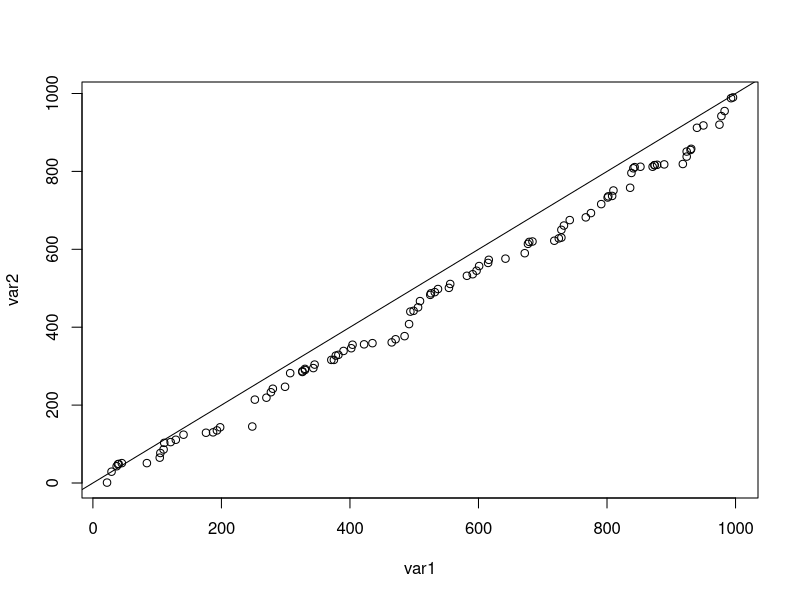
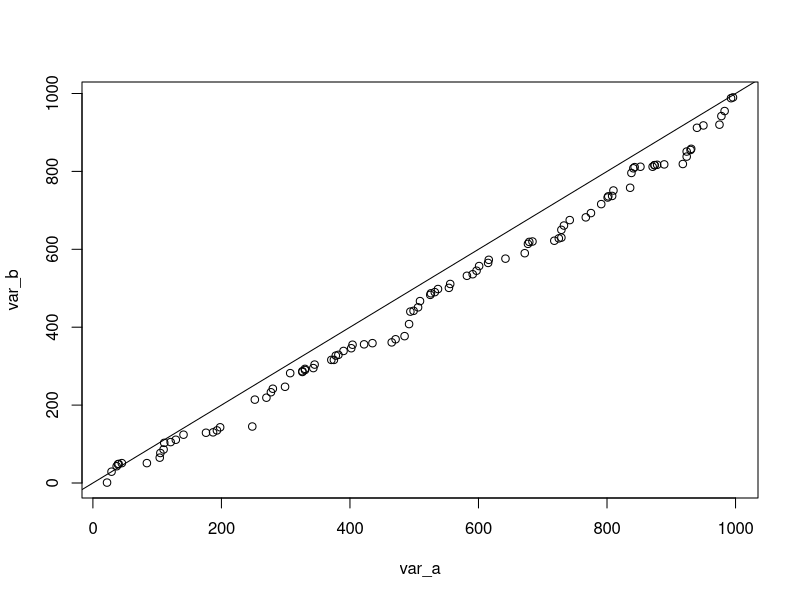

R code for these plots, in order:
#qqplot
#quantile is a "line" which divides the datapoints into equally sized groups
#for example percentiles are quantiles which divide the data into 100 equally sized groups
#built in qq plot for comparing quantiles of two variables
setwd('../statistics/results/')
set.seed(1)
population<-seq(1,1000,1)
var_a<-sample(population,size=100,replace=TRUE)
var_b<-sample(population,size=100,replace=TRUE)
png(file='qqplot_built_in.png',
    width=75,
    height=25)
qqplot(var_a,var_b)
abline(0,1)
dev.off()

#diy qqplot for comparing quantiles of two variables
#sort the variables and then plot them
var1<-sort(var_a,decreasing=FALSE)
var2<-sort(var_b,decreasing=FALSE)
plot(var1,var2)
abline(0,1)

#it is also possible to compare the quantiles of a known distribution with our samples
#to do that first we have to generate a vector which is distributed in a way we like it to be
var_a